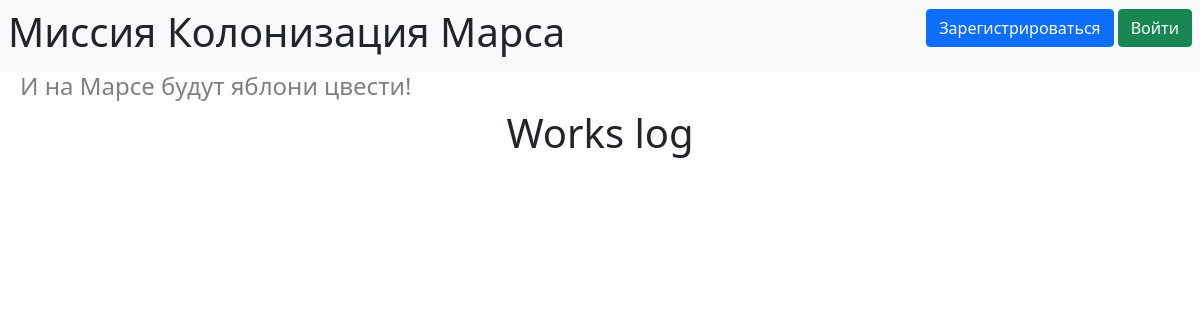
/, run on an earlier commit of the app's database.
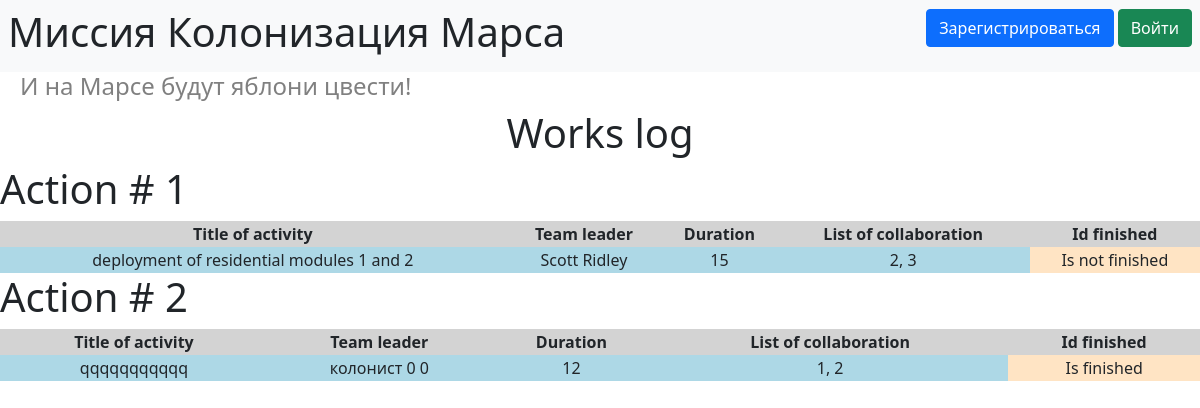
And on a later commit of the database.
### data/job.py (models this page shows, shortened)
class Jobs (SqlAlchemyBase, SerializerMixin):
    __tablename__ = 'jobs'
    id = sqlalchemy.Column(sqlalchemy.Integer,
                           primary_key=True, autoincrement=True)
    team_leader = sqlalchemy.Column(sqlalchemy.Integer, sqlalchemy.ForeignKey('users.id'))
    job = sqlalchemy.Column(sqlalchemy.String)
    work_size = sqlalchemy.Column(sqlalchemy.Integer)
    collaborators = sqlalchemy.Column(sqlalchemy.String)
    start_date = sqlalchemy.Column(sqlalchemy.DateTime,
                                     default=datetime.datetime.now)
    end_date = sqlalchemy.Column(sqlalchemy.DateTime)
    is_finished = sqlalchemy.Column(sqlalchemy.Boolean)
    user = orm.relation('User')

### data/users.py (models this page shows, shortened)
class User(SqlAlchemyBase, UserMixin, SerializerMixin):
    __tablename__ = 'users'
    id = sqlalchemy.Column(sqlalchemy.Integer,
                           primary_key=True, autoincrement=True)
    name = sqlalchemy.Column(sqlalchemy.String, nullable=True)
    surname = sqlalchemy.Column(sqlalchemy.String)
    age = sqlalchemy.Column(sqlalchemy.Integer)
    position = sqlalchemy.Column(sqlalchemy.String)
    speciality = sqlalchemy.Column(sqlalchemy.String)
    address = sqlalchemy.Column(sqlalchemy.String)
    about = sqlalchemy.Column(sqlalchemy.String, nullable=True)
    email = sqlalchemy.Column(sqlalchemy.String,
                              index=True, unique=True, nullable=True)
    hashed_password = sqlalchemy.Column(sqlalchemy.String, nullable=True)
    created_date = sqlalchemy.Column(sqlalchemy.DateTime,
                                     default=datetime.datetime.now)
    news = orm.relation("News", back_populates='user')
    jobs = orm.relation('Jobs', back_populates='user')

### main.py (the view)
@app.route('/')
def works_log():
    db_sess = db_session.create_session()
    jobs = db_sess.query(Jobs).all()
    return render_template('works_log.html', jobs=jobs)

### data/db_session.py (called while the page is built)
def create_session() -> Session:
    global __factory
    return __factory()

### templates/works_log.html (shortened to what this page needs)
{% extends 'template.html' %}
{% block simulators %}
    <h1 style="text-align: center;">Works log</h1>
    {% for job in jobs %}
        <h1>Action # {{loop.index}}</h1>
        <table>
            <thead>
            <tr>
                <th>Title of activity</th>
                <th>Team leader</th>
                <th>Duration</th>
                <th>List of collaboration</th>
                <th>Id finished</th>
            </tr>
            </thead>
            <tbody>
                <tr>
                    <td>{{job.job}}</td>
                    <td>{{job.user.surname}} {{job.user.name}}</td>
                    <td>{{job.work_size}}</td>
                    <td>{{job.collaborators}}</td>
                    {% if job.is_finished %}
                        <td class="tab_tf">Is finished</td>
                    {% else %}
                        <td class="tab_tf">Is not finished</td>
                    {% endif %}
                </tr>
            </tbody>
        </table>
    {% endfor %}
{% endblock %}

What changed in the data, as far as the page shows it:
added Jobs: job "deployment of residential modules 1 and 2", user.surname "Scott", user.name "Ridley", work_size "15", collaborators "2, 3", is_finished "Is not finished"
added Jobs: job "qqqqqqqqqqq", user.surname "колонист 0", user.name "0", work_size "12", collaborators "1, 2", is_finished "Is finished"
